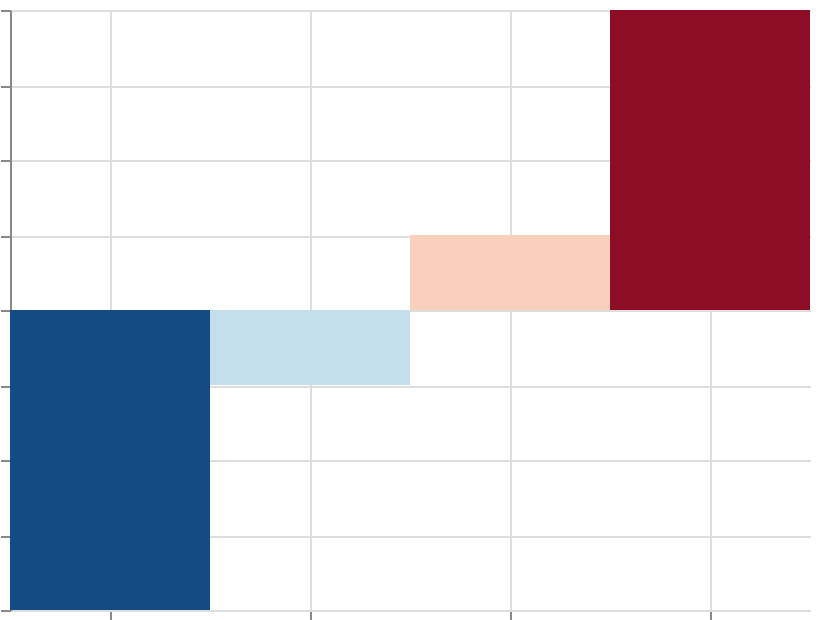

Write a Vega-Lite specification for this figure.
### Vega specification from a JSON file in a GitHub repository (floating-point values rounded to 4 significant figures)
{"$schema": "https://vega.github.io/schema/vega/v6.json", "width": 400, "height": 300, "padding": 5, "autosize": "none", "data": [{"name": "table", "values": [{"cat": "A", "val": -20}, {"cat": "B", "val": -5}, {"cat": "C", "val": 5}, {"cat": "D", "val": 20}]}], "scales": [{"name": "x", "type": "band", "domain": {"data": "table", "field": "cat", "sort": true}, "range": "width"}, {"name": "y", "type": "linear", "domain": {"data": "table", "field": "val"}, "range": [{"signal": "height"}, 0], "zero": true, "nice": true}, {"name": "color", "type": "linear", "domain": {"data": "table", "field": "val"}, "reverse": true, "range": {"scheme": "redblue"}}], "marks": [{"type": "rect", "from": {"data": "table"}, "encode": {"update": {"x": {"scale": "x", "field": "cat"}, "width": {"scale": "x", "band": 1}, "y": {"scale": "y", "field": "val"}, "y2": {"scale": "y", "value": 0}, "fill": {"scale": "color", "field": "val"}}}}], "axes": [{"scale": "x", "orient": "bottom", "grid": true, "labels": false}, {"scale": "y", "orient": "left", "grid": true, "labels": false}], "legends": [{"fill": "color"}]}
